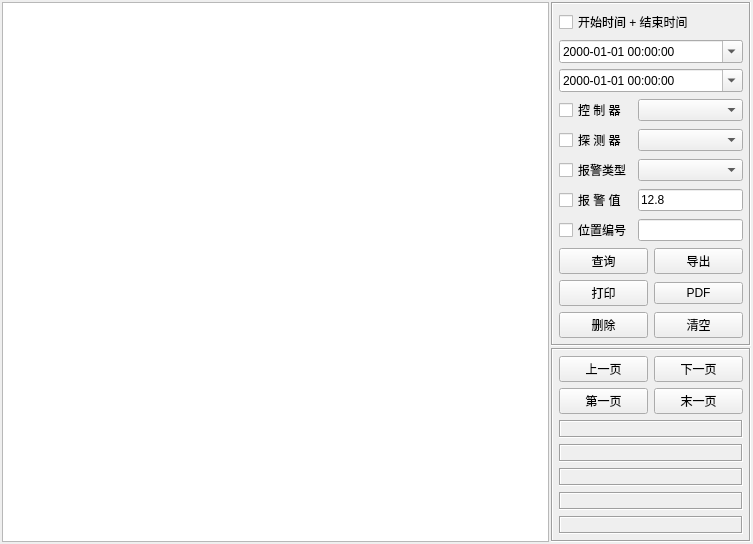
<?xml version="1.0" encoding="UTF-8"?>
<ui version="4.0">
 <class>frmDataAlarm</class>
 <widget class="QWidget" name="frmDataAlarm">
  <property name="geometry">
   <rect>
    <x>0</x>
    <y>0</y>
    <width>753</width>
    <height>536</height>
   </rect>
  </property>
  <property name="windowTitle">
   <string>Form</string>
  </property>
  <layout class="QVBoxLayout" name="verticalLayout">
   <property name="spacing">
    <number>0</number>
   </property>
   <property name="leftMargin">
    <number>0</number>
   </property>
   <property name="topMargin">
    <number>0</number>
   </property>
   <property name="rightMargin">
    <number>0</number>
   </property>
   <property name="bottomMargin">
    <number>0</number>
   </property>
   <item>
    <widget class="QWidget" name="widget" native="true">
     <property name="autoFillBackground">
      <bool>true</bool>
     </property>
     <layout class="QGridLayout" name="gridLayout_3">
      <property name="leftMargin">
       <number>2</number>
      </property>
      <property name="topMargin">
       <number>2</number>
      </property>
      <property name="rightMargin">
       <number>2</number>
      </property>
      <property name="bottomMargin">
       <number>2</number>
      </property>
      <property name="spacing">
       <number>2</number>
      </property>
      <item row="0" column="1">
       <widget class="QFrame" name="frameRight">
        <property name="minimumSize">
         <size>
          <width>200</width>
          <height>0</height>
         </size>
        </property>
        <property name="maximumSize">
         <size>
          <width>200</width>
          <height>16777215</height>
         </size>
        </property>
        <property name="frameShape">
         <enum>QFrame::Box</enum>
        </property>
        <property name="frameShadow">
         <enum>QFrame::Sunken</enum>
        </property>
        <layout class="QGridLayout" name="gridLayout_2">
         <property name="leftMargin">
          <number>6</number>
         </property>
         <property name="topMargin">
          <number>6</number>
         </property>
         <property name="rightMargin">
          <number>6</number>
         </property>
         <property name="bottomMargin">
          <number>6</number>
         </property>
         <item row="0" column="0" colspan="2">
          <widget class="QCheckBox" name="ckTimeStart">
           <property name="minimumSize">
            <size>
             <width>0</width>
             <height>0</height>
            </size>
           </property>
           <property name="text">
            <string>开始时间 + 结束时间</string>
           </property>
          </widget>
         </item>
         <item row="1" column="0" colspan="2">
          <widget class="QDateTimeEdit" name="dateStart">
           <property name="sizePolicy">
            <sizepolicy hsizetype="Expanding" vsizetype="Fixed">
             <horstretch>0</horstretch>
             <verstretch>0</verstretch>
            </sizepolicy>
           </property>
           <property name="displayFormat">
            <string>yyyy-MM-dd HH:mm:ss</string>
           </property>
           <property name="calendarPopup">
            <bool>true</bool>
           </property>
          </widget>
         </item>
         <item row="2" column="0" colspan="2">
          <widget class="QDateTimeEdit" name="dateEnd">
           <property name="sizePolicy">
            <sizepolicy hsizetype="Expanding" vsizetype="Fixed">
             <horstretch>0</horstretch>
             <verstretch>0</verstretch>
            </sizepolicy>
           </property>
           <property name="displayFormat">
            <string>yyyy-MM-dd HH:mm:ss</string>
           </property>
           <property name="calendarPopup">
            <bool>true</bool>
           </property>
          </widget>
         </item>
         <item row="3" column="0">
          <widget class="QCheckBox" name="ckDeviceName">
           <property name="sizePolicy">
            <sizepolicy hsizetype="Fixed" vsizetype="Fixed">
             <horstretch>0</horstretch>
             <verstretch>0</verstretch>
            </sizepolicy>
           </property>
           <property name="minimumSize">
            <size>
             <width>0</width>
             <height>0</height>
            </size>
           </property>
           <property name="text">
            <string>控 制 器</string>
           </property>
          </widget>
         </item>
         <item row="3" column="1">
          <widget class="QComboBox" name="cboxDeviceName">
           <property name="sizePolicy">
            <sizepolicy hsizetype="Expanding" vsizetype="Fixed">
             <horstretch>0</horstretch>
             <verstretch>0</verstretch>
            </sizepolicy>
           </property>
          </widget>
         </item>
         <item row="4" column="0">
          <widget class="QCheckBox" name="ckNodeName">
           <property name="text">
            <string>探 测 器</string>
           </property>
          </widget>
         </item>
         <item row="4" column="1">
          <widget class="QComboBox" name="cboxNodeName"/>
         </item>
         <item row="5" column="0">
          <widget class="QCheckBox" name="ckContent">
           <property name="text">
            <string>报警类型</string>
           </property>
          </widget>
         </item>
         <item row="5" column="1">
          <widget class="QComboBox" name="cboxContent"/>
         </item>
         <item row="6" column="0">
          <widget class="QCheckBox" name="ckNodeValue">
           <property name="text">
            <string>报 警 值</string>
           </property>
          </widget>
         </item>
         <item row="6" column="1">
          <widget class="QLineEdit" name="txtNodeValue">
           <property name="text">
            <string>12.8</string>
           </property>
          </widget>
         </item>
         <item row="7" column="0">
          <widget class="QCheckBox" name="ckPositionID">
           <property name="text">
            <string>位置编号</string>
           </property>
          </widget>
         </item>
         <item row="7" column="1">
          <widget class="QLineEdit" name="txtPositionID"/>
         </item>
         <item row="8" column="0" colspan="2">
          <layout class="QGridLayout" name="gridLayout">
           <item row="0" column="0">
            <widget class="QPushButton" name="btnSelect">
             <property name="text">
              <string>查询</string>
             </property>
             <property name="icon">
              <iconset resource="../other/main.qrc">
               <normaloff>:/image/btn_search.png</normaloff>:/image/btn_search.png</iconset>
             </property>
            </widget>
           </item>
           <item row="0" column="1">
            <widget class="QPushButton" name="btnExcel">
             <property name="text">
              <string>导出</string>
             </property>
             <property name="icon">
              <iconset resource="../other/main.qrc">
               <normaloff>:/image/btn_excel.png</normaloff>:/image/btn_excel.png</iconset>
             </property>
            </widget>
           </item>
           <item row="1" column="0">
            <widget class="QPushButton" name="btnPrint">
             <property name="text">
              <string>打印</string>
             </property>
             <property name="icon">
              <iconset resource="../other/main.qrc">
               <normaloff>:/image/btn_print.png</normaloff>:/image/btn_print.png</iconset>
             </property>
            </widget>
           </item>
           <item row="1" column="1">
            <widget class="QPushButton" name="btnPdf">
             <property name="text">
              <string>PDF</string>
             </property>
             <property name="icon">
              <iconset resource="../other/main.qrc">
               <normaloff>:/image/btn_pdf.png</normaloff>:/image/btn_pdf.png</iconset>
             </property>
            </widget>
           </item>
           <item row="2" column="0">
            <widget class="QPushButton" name="btnDelete">
             <property name="styleSheet">
              <string notr="true"/>
             </property>
             <property name="text">
              <string>删除</string>
             </property>
             <property name="icon">
              <iconset resource="../other/main.qrc">
               <normaloff>:/image/btn_close.png</normaloff>:/image/btn_close.png</iconset>
             </property>
            </widget>
           </item>
           <item row="2" column="1">
            <widget class="QPushButton" name="btnClear">
             <property name="text">
              <string>清空</string>
             </property>
             <property name="icon">
              <iconset resource="../other/main.qrc">
               <normaloff>:/image/btn_delete.png</normaloff>:/image/btn_delete.png</iconset>
             </property>
            </widget>
           </item>
          </layout>
         </item>
        </layout>
       </widget>
      </item>
      <item row="1" column="1">
       <widget class="QFrame" name="frameBottom">
        <property name="frameShape">
         <enum>QFrame::Box</enum>
        </property>
        <property name="frameShadow">
         <enum>QFrame::Sunken</enum>
        </property>
        <layout class="QGridLayout" name="gridLayout_5">
         <property name="leftMargin">
          <number>6</number>
         </property>
         <property name="topMargin">
          <number>6</number>
         </property>
         <property name="rightMargin">
          <number>6</number>
         </property>
         <property name="bottomMargin">
          <number>6</number>
         </property>
         <item row="0" column="0">
          <widget class="QPushButton" name="btnPre">
           <property name="minimumSize">
            <size>
             <width>50</width>
             <height>0</height>
            </size>
           </property>
           <property name="text">
            <string>上一页</string>
           </property>
           <property name="iconSize">
            <size>
             <width>18</width>
             <height>18</height>
            </size>
           </property>
          </widget>
         </item>
         <item row="0" column="1">
          <widget class="QPushButton" name="btnNext">
           <property name="minimumSize">
            <size>
             <width>50</width>
             <height>0</height>
            </size>
           </property>
           <property name="text">
            <string>下一页</string>
           </property>
           <property name="iconSize">
            <size>
             <width>18</width>
             <height>18</height>
            </size>
           </property>
          </widget>
         </item>
         <item row="1" column="0">
          <widget class="QPushButton" name="btnFirst">
           <property name="minimumSize">
            <size>
             <width>50</width>
             <height>0</height>
            </size>
           </property>
           <property name="text">
            <string>第一页</string>
           </property>
           <property name="iconSize">
            <size>
             <width>18</width>
             <height>18</height>
            </size>
           </property>
          </widget>
         </item>
         <item row="1" column="1">
          <widget class="QPushButton" name="btnLast">
           <property name="minimumSize">
            <size>
             <width>50</width>
             <height>0</height>
            </size>
           </property>
           <property name="text">
            <string>末一页</string>
           </property>
           <property name="iconSize">
            <size>
             <width>18</width>
             <height>18</height>
            </size>
           </property>
          </widget>
         </item>
         <item row="2" column="0" colspan="2">
          <widget class="QLabel" name="labPageCurrent">
           <property name="frameShape">
            <enum>QFrame::Box</enum>
           </property>
           <property name="frameShadow">
            <enum>QFrame::Sunken</enum>
           </property>
           <property name="text">
            <string/>
           </property>
           <property name="alignment">
            <set>Qt::AlignCenter</set>
           </property>
          </widget>
         </item>
         <item row="3" column="0" colspan="2">
          <widget class="QLabel" name="labPageCount">
           <property name="frameShape">
            <enum>QFrame::Box</enum>
           </property>
           <property name="frameShadow">
            <enum>QFrame::Sunken</enum>
           </property>
           <property name="text">
            <string/>
           </property>
           <property name="alignment">
            <set>Qt::AlignCenter</set>
           </property>
          </widget>
         </item>
         <item row="4" column="0" colspan="2">
          <widget class="QLabel" name="labResultCount">
           <property name="frameShape">
            <enum>QFrame::Box</enum>
           </property>
           <property name="frameShadow">
            <enum>QFrame::Sunken</enum>
           </property>
           <property name="text">
            <string/>
           </property>
           <property name="alignment">
            <set>Qt::AlignCenter</set>
           </property>
          </widget>
         </item>
         <item row="5" column="0" colspan="2">
          <widget class="QLabel" name="labResultCurrent">
           <property name="frameShape">
            <enum>QFrame::Box</enum>
           </property>
           <property name="frameShadow">
            <enum>QFrame::Sunken</enum>
           </property>
           <property name="text">
            <string/>
           </property>
           <property name="alignment">
            <set>Qt::AlignCenter</set>
           </property>
          </widget>
         </item>
         <item row="6" column="0" colspan="2">
          <widget class="QLabel" name="labResult">
           <property name="frameShape">
            <enum>QFrame::Box</enum>
           </property>
           <property name="frameShadow">
            <enum>QFrame::Sunken</enum>
           </property>
           <property name="text">
            <string/>
           </property>
           <property name="alignment">
            <set>Qt::AlignCenter</set>
           </property>
          </widget>
         </item>
         <item row="7" column="0" colspan="2">
          <spacer name="verticalSpacer">
           <property name="orientation">
            <enum>Qt::Vertical</enum>
           </property>
           <property name="sizeHint" stdset="0">
            <size>
             <width>20</width>
             <height>40</height>
            </size>
           </property>
          </spacer>
         </item>
        </layout>
       </widget>
      </item>
      <item row="0" column="0" rowspan="2">
       <widget class="QTableView" name="tableView">
        <property name="styleSheet">
         <string notr="true"/>
        </property>
       </widget>
      </item>
     </layout>
    </widget>
   </item>
  </layout>
 </widget>
 <tabstops>
  <tabstop>tableView</tabstop>
  <tabstop>ckTimeStart</tabstop>
  <tabstop>ckDeviceName</tabstop>
  <tabstop>cboxDeviceName</tabstop>
  <tabstop>ckNodeName</tabstop>
  <tabstop>cboxNodeName</tabstop>
  <tabstop>ckContent</tabstop>
  <tabstop>cboxContent</tabstop>
  <tabstop>ckNodeValue</tabstop>
  <tabstop>txtNodeValue</tabstop>
  <tabstop>btnSelect</tabstop>
  <tabstop>btnDelete</tabstop>
  <tabstop>btnExcel</tabstop>
  <tabstop>btnPrint</tabstop>
  <tabstop>btnPre</tabstop>
  <tabstop>btnNext</tabstop>
  <tabstop>btnFirst</tabstop>
  <tabstop>btnLast</tabstop>
 </tabstops>
 <resources>
  <include location="../other/main.qrc"/>
 </resources>
 <connections/>
</ui>
